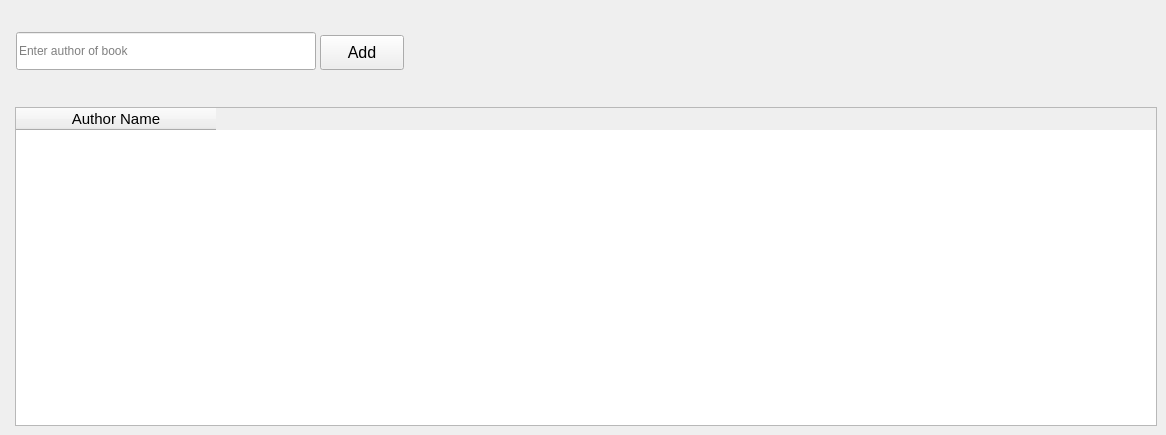
      <widget class="QWidget" name="tab_10">
       <attribute name="title">
        <string>Author</string>
       </attribute>
       <widget class="QTableWidget" name="author_tableWidget">
        <property name="geometry">
         <rect>
          <x>15</x>
          <y>107</y>
          <width>1142</width>
          <height>319</height>
         </rect>
        </property>
        <property name="font">
         <font>
          <pointsize>11</pointsize>
         </font>
        </property>
        <attribute name="horizontalHeaderDefaultSectionSize">
         <number>200</number>
        </attribute>
        <column>
         <property name="text">
          <string>Author Name</string>
         </property>
        </column>
       </widget>
       <widget class="QPushButton" name="btn_addAuthor">
        <property name="geometry">
         <rect>
          <x>320</x>
          <y>35</y>
          <width>84</width>
          <height>35</height>
         </rect>
        </property>
        <property name="font">
         <font>
          <family>Segoe UI</family>
          <pointsize>12</pointsize>
         </font>
        </property>
        <property name="text">
         <string>Add</string>
        </property>
       </widget>
       <widget class="QLineEdit" name="settings_authorLedit">
        <property name="geometry">
         <rect>
          <x>16</x>
          <y>32</y>
          <width>300</width>
          <height>38</height>
         </rect>
        </property>
        <property name="text">
         <string/>
        </property>
        <property name="placeholderText">
         <string>Enter author of book</string>
        </property>
       </widget>
      </widget>
